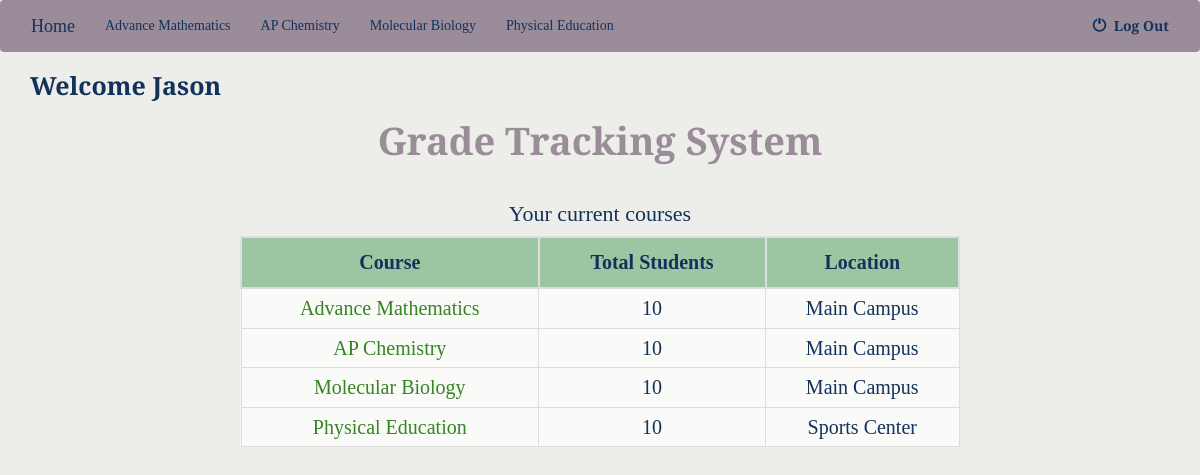
The page /authenticated/ (signed in) on the database its author committed.
### gms/models.py (models this page shows, shortened)
class Courses(models.Model):
    course_name = models.CharField(max_length=30)
    credit = models.PositiveSmallIntegerField(default=3)
    faculty = models.ForeignKey('Faculty',on_delete=models.PROTECT,null=True)
    students = models.ManyToManyField('Student')
    a = models.PositiveSmallIntegerField(default=80)
    b = models.PositiveSmallIntegerField(default=60)
    c = models.PositiveSmallIntegerField(default=40)
    d = models.PositiveSmallIntegerField(default=20)
    location = models.CharField(max_length = 30, default='Main Campus')

### gms/views.py (the view, shortened to what this page needs)
# urls.py: re_path(r'^authenticated/$',authenticated,name='authenticated'),
@cache_control(no_cache=True, must_revalidate=True, no_store=True)
def authenticated(request):
	usertype="NULL"
	if request.user.is_authenticated:
		try:
			userTemp=Faculty.objects.get(username=request.user.username,password=request.user.password)
			usertype="Faculty"
		except Faculty.DoesNotExist:
			userTemp=None
		if (userTemp==None):
			try:
				userTemp=Student.objects.get(username=request.user.username,password=request.user.password)
				usertype="Student"
			except Student.DoesNotExist:
				userTemp=None
		if (usertype=="Faculty"):
			return render(request, "faculty.html",{'faculty':userTemp})
		else :
			return redirect('/logout/')
	else:
		return redirect('/logout/')

### gms/template/faculty.html (shortened to what this page needs)
<!DOCTYPE html>
<html>
<head>
	{%load static%}
	<link rel="stylesheet" href="https://maxcdn.bootstrapcdn.com/bootstrap/3.3.6/css/bootstrap.min.css">
	<link rel="stylesheet" type="text/css" href="{% static 'gms/style.css' %}"/>
</head>
<body>
	<nav class="navbar" style="background-color:#9A8C98">
		<div class="container-fluid">
		<div class="collapse navbar-collapse" id="topNavBar" style="color:#368421">
			<ul class="nav navbar-nav" style="color:#8e0f0f;text-align: center;font-family: 'Cinzel'" text>
				<li class="active">
					<a class="navbar-brand" href="/authenticated/" style="color:#13325B;">Home</a>
				</li>
				{%for courses in faculty.courses_set.all  %}
				<li class="">
					<a href="/authenticated/{{forloop.counter}}" style="color:#13325B;">{{courses.course_name}}</a>
				</li>
				{%  endfor %}
			</ul>
			<ul class="nav navbar-nav navbar-right">
				<li class="">
					<a href="/logout/" style="color:#13325B;font-weight:bold;font-family:'Cinzel';">
						<span class="glyphicon glyphicon-off" aria-hidden="true" style="color:#13325B"></span>&nbsp;
						Log Out
					</a>
				</li>
			</ul>
		</div>
		</div>
	</nav>
	<h4 style="text-align: left;font-family:'Cinzel';font-weight:bolder;margin-left:30px;font-size:25px;color:#13325B">Welcome {{faculty.first_name}} </h4>
		<h3 style="text-align: center;font-family:'Cinzel Decorative';font-weight:bold;color:#9A8C98;font-size:38px;"> Grade Tracking System </h3>
	<hr>
	<h4 style="text-align: center;font-family: 'Noto';color:#13325B;font-size:22px"> Your current courses </h4>
	<div style="width:60%;margin:0 auto;overflow-x: auto;">
		<table margin="50px" style=" font-family:'Noto';color:#13325B;font-size:20px;">
			<tr style="background-color:#9cc5a1; color:#13325B">
				<th>Course</th>
				<th>Total Students</th>
				<th>Location</th>
			</tr>
			{%for courses in faculty.courses_set.all  %}
				<tr>
					<td>
						<a href="/authenticated/{{forloop.counter}}" style="color:#368421">{{courses.course_name}}</a>
					</td>
					<td>{{ courses.students.all|length }}</td>
					<td>{{courses.location}}</td>
				</tr>
			{%  endfor %}
		</table>
	</div>
</body>
</html>

### gms/static/gms/style.css (style rules this page uses)
body { background :#edede9; }
table, td { background: rgba(255,255,255,0.5); table-layout: auto; border: 1px solid #ddd; text-align: center; }
th { table-layout: auto; border: 2px solid #ddd; text-align: center; padding: 10px; }
table { border-collapse: collapse; width: 100%; }
td { padding: 5px; }

### rows shown on the page
Courses: course_name "Advance Mathematics", students.all|length "10", location "Main Campus"
Courses: course_name "AP Chemistry", students.all|length "10", location "Main Campus"
Courses: course_name "Molecular Biology", students.all|length "10", location "Main Campus"
Courses: course_name "Physical Education", students.all|length "10", location "Sports Center"

### other values the page prints
{{ faculty.first_name }} "Jason"
